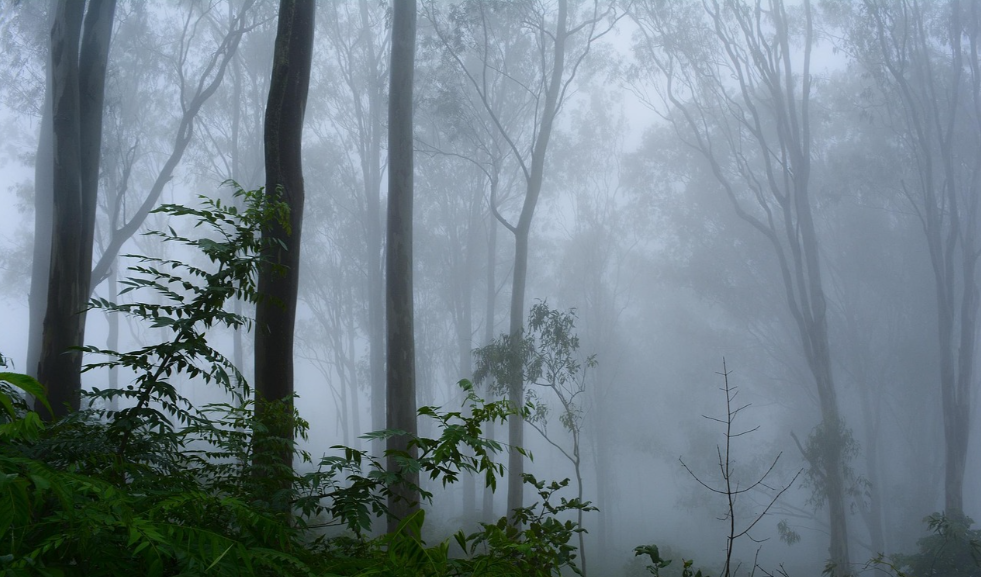
#> input picture 10图像去雾/foggy_image.png, 981 x 577 px
$ jupyter execute '10.1直方图均衡化去雾.ipynb'
#> lines starting #> are read from the running program, lines starting #| are printed output that depends on the picture
[cell 1]
import cv2
import numpy as np
import matplotlib.pyplot as plt

# 解决中文显示
plt.rcParams['font.sans-serif'] = ['SimHei']
plt.rcParams['axes.unicode_minus'] = False

def histogram_dehazing(img_path):
    """
    直方图均衡化图像去雾
    :param img_path: 雾天图像路径
    :return: 原图、去雾图、原图直方图、去雾图直方图
    """
#> called with img_path = 'foggy_image.png'
    # 读取图像
    img = cv2.imread(img_path)
#> img is the input picture: shape (577, 981, 3); mean B, G, R 136.8, 127.7, 112.6
    if img is None:
        raise ValueError("图像路径错误或文件不存在！")

    # 转换为YCrCb，分离亮度通道
    ycrcb_img = cv2.cvtColor(img, cv2.COLOR_BGR2YCrCb)
#> ycrcb_img: shape (577, 981, 3); mean of channels 0, 1, 2 124.2, 119.7, 135.1
    y_channel, cr_channel, cb_channel = cv2.split(ycrcb_img)
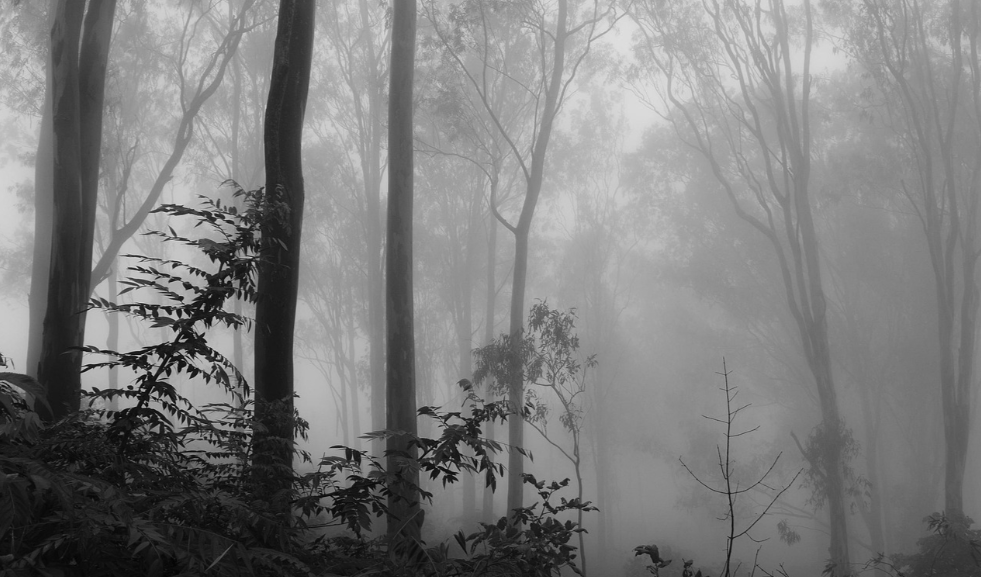
#> y_channel: shape (577, 981); min 3, max 224, mean 124.2
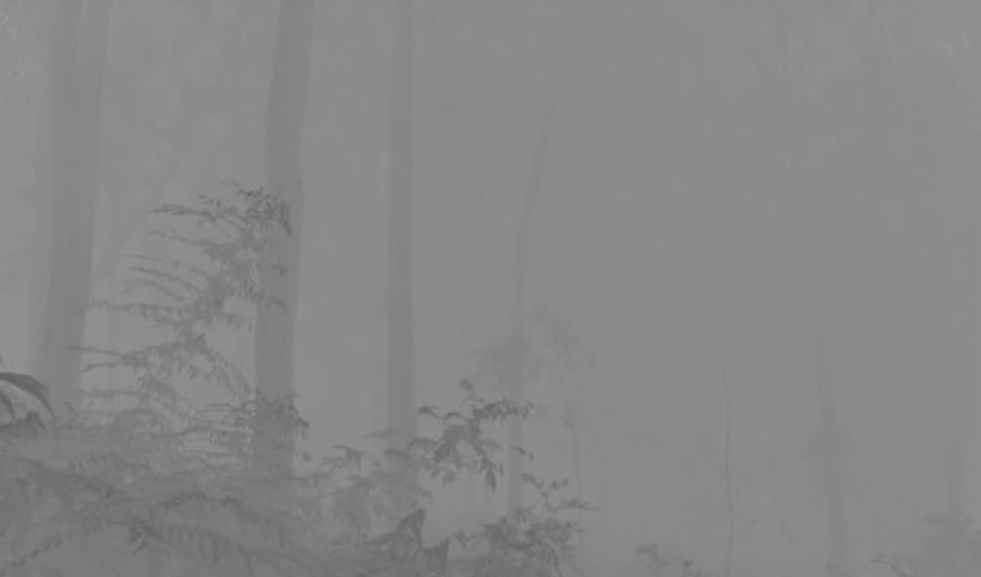
#> cb_channel: shape (577, 981); min 95, max 150, mean 135.1

    # 亮度通道直方图均衡化
    eq_y_channel = cv2.equalizeHist(y_channel)
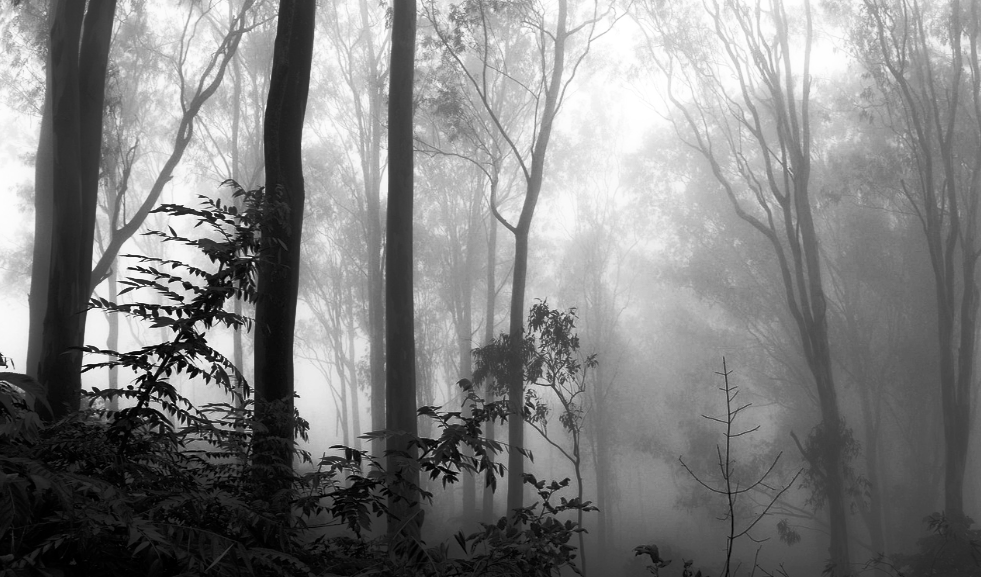
#> eq_y_channel: shape (577, 981); min 0, max 255, mean 128.3

    # 合并通道，转回BGR
    eq_ycrcb_img = cv2.merge([eq_y_channel, cr_channel, cb_channel])
#> eq_ycrcb_img: shape (577, 981, 3); mean of channels 0, 1, 2 128.3, 119.7, 135.1
    dehazed_img = cv2.cvtColor(eq_ycrcb_img, cv2.COLOR_YCrCb2BGR)
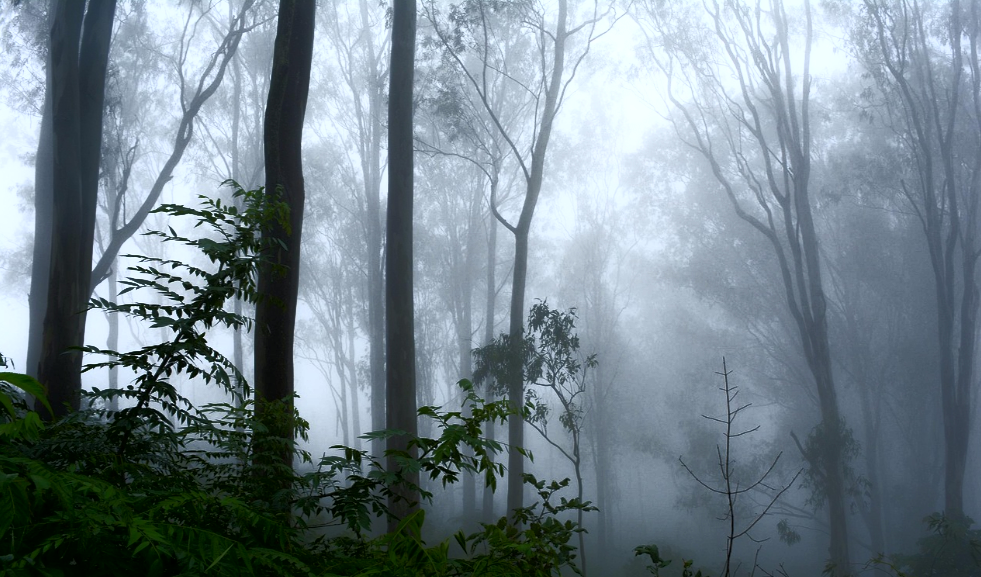
#> dehazed_img: shape (577, 981, 3); mean B, G, R 140.5, 131.8, 116.7

    # 计算亮度直方图
    hist_original = cv2.calcHist([y_channel], [0], None, [256], [0, 256])
#> hist_original = 256 values, max 7274 at index 140, min 0 at index 0, mean 2211.1
    hist_dehazed = cv2.calcHist([eq_y_channel], [0], None, [256], [0, 256])
#> hist_dehazed = 256 values, max 7274 at index 135, min 0 at index 11, mean 2211.1

    return img, dehazed_img, hist_original, hist_dehazed

# 测试代码
img_path = "foggy_image.png"

try:
    original_img, dehazed_img, hist_ori, hist_dehaze = histogram_dehazing(img_path)
#> hist_ori has the same summary as hist_original in histogram_dehazing; hist_dehaze has the same summary as hist_dehazed in histogram_dehazing

    # 可视化
    plt.figure(figsize=(16, 8))

    plt.subplot(2, 2, 1)
    plt.imshow(cv2.cvtColor(original_img, cv2.COLOR_BGR2RGB))
    plt.title("雾天原图", fontsize=12)
    plt.axis("off")

    plt.subplot(2, 2, 2)
    plt.imshow(cv2.cvtColor(dehazed_img, cv2.COLOR_BGR2RGB))
    plt.title("直方图均衡化去雾结果", fontsize=12)
    plt.axis("off")

    plt.subplot(2, 2, 3)
    plt.plot(hist_ori, color="blue")
    plt.title("原图亮度直方图", fontsize=12)
    plt.xlabel("亮度值（0-255）")
    plt.ylabel("像素数量")
    plt.xlim([0, 256])

    plt.subplot(2, 2, 4)
    plt.plot(hist_dehaze, color="red")
    plt.title("去雾图亮度直方图", fontsize=12)
    plt.xlabel("亮度值（0-255）")
    plt.ylabel("像素数量")
    plt.xlim([0, 256])

    plt.tight_layout()
    plt.show()
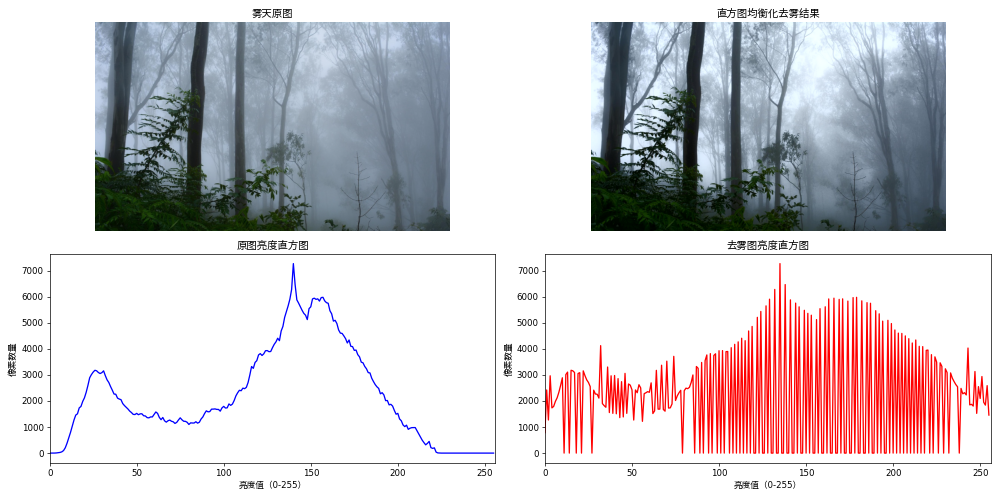
#> figure drawn by matplotlib, 4 panels; panel 3: curve peaks at x = 140, y = 7274; panel 4: curve peaks at x = 135, y = 7274

except Exception as e:
    print(f"运行错误：{e}")
